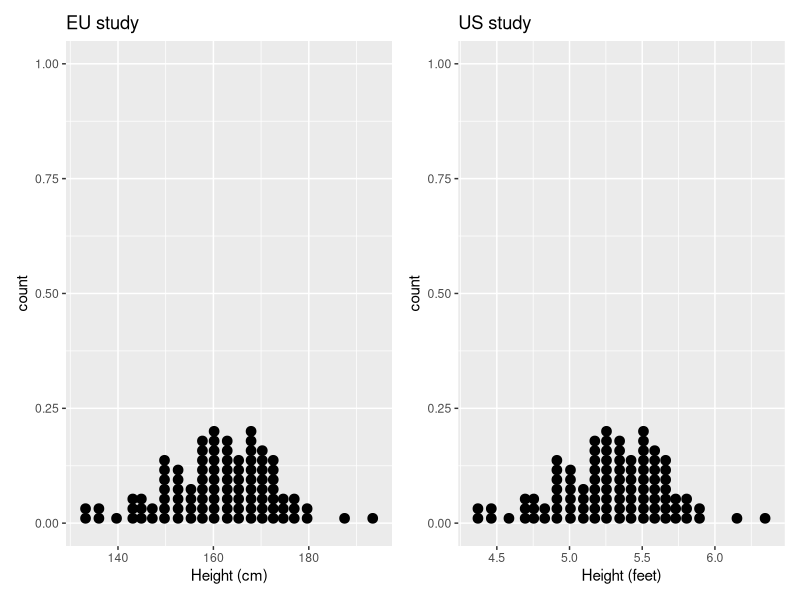
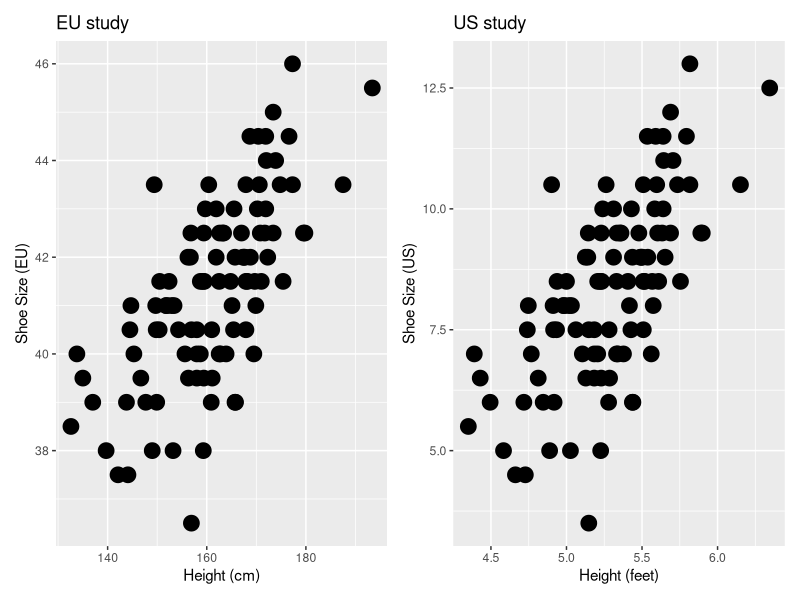
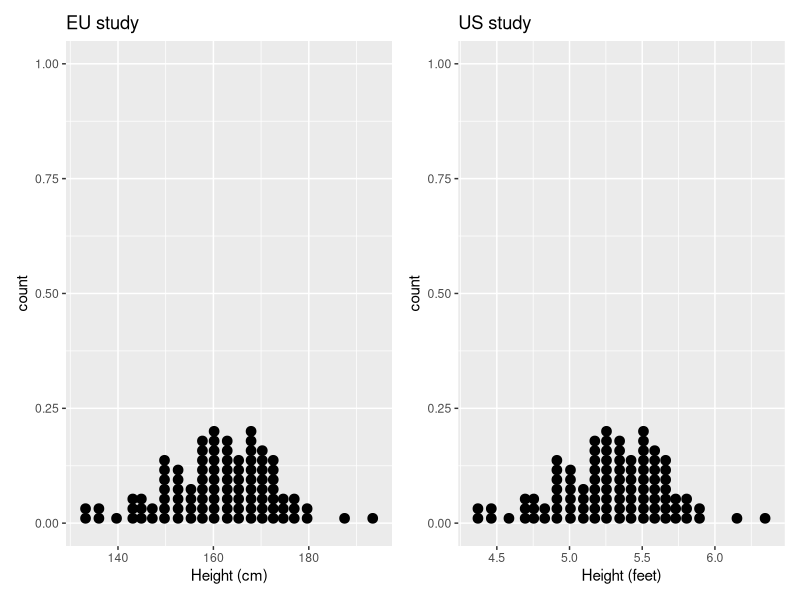
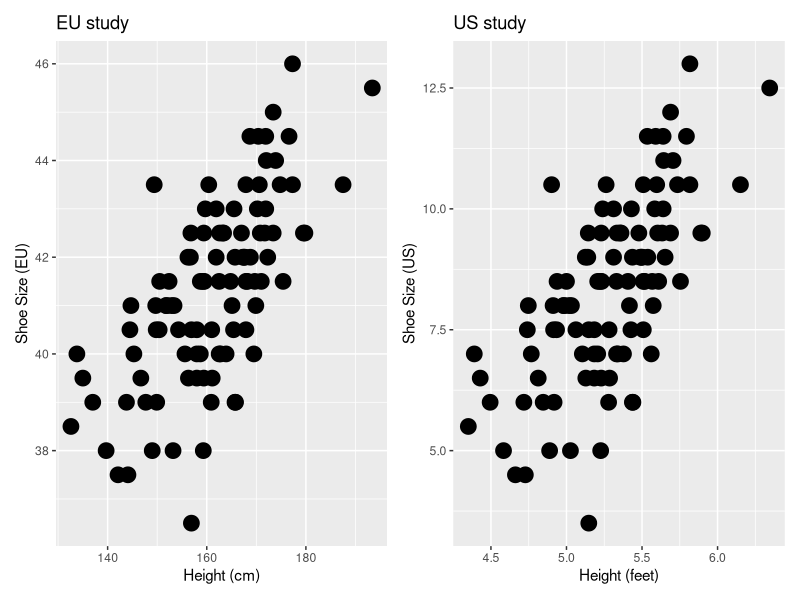

These charts were generated, in order, by the following R code:
library(tidyverse)
library(patchwork)
df <- tibble(h = round(rnorm(100,162,12),1))
p1 <- ggplot(df,aes(x=h))+
  geom_dotplot()+
  labs(title="EU study",x="Height (cm)")

df2 <- df |> mutate(
  h2 = h/30.48)
p2 <- ggplot(df2,aes(x=h2))+
  geom_dotplot()+
  labs(title="US study",x="Height (feet)")



# which has greater variance?  
p1 + p2
ggsave("woo/woo_measure1.png")
# if i standardise both variables, which will have the greater variance? 


df3 <- df2 |> mutate(
  ss = round(2*(41.3+scale(rnorm(100, .6*h, 10))[,1]*1.9))/2,
  ss2 = ss-33
)

p3 <- ggplot(df3, aes(x=h,y=ss))+
  geom_point(size=5)+
  labs(title="EU study",x="Height (cm)",
       y="Shoe Size (EU)")
  

p4 <- ggplot(df3, aes(x=h2,y=ss2))+
  geom_point(size=5)+
  labs(title="US study",x="Height (feet)",
       y="Shoe Size (US)")

p3 + p4 
ggsave("woo/woo_measure2.png")

# which is true?
# covariance will be positive, bigger for plot C
# covariance will be negative, bigger for plot D
# covariance will be positive, bigger for plot C
# covariance will be negative, bigger for plot D


# if i standardise all variables, which will have the greater covariance? 
